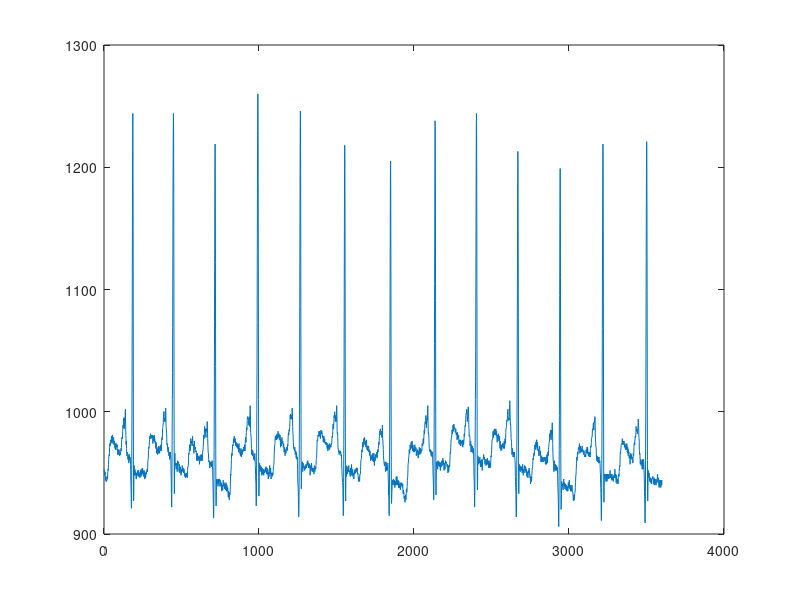
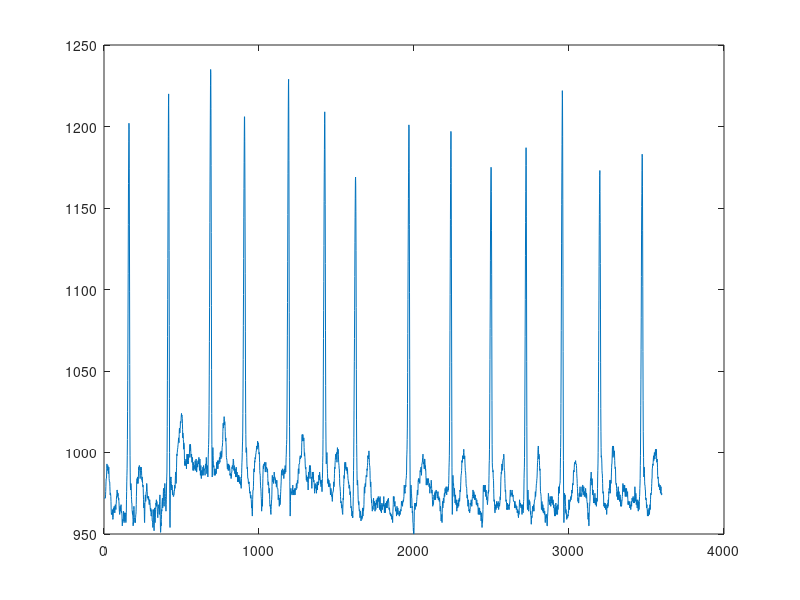

Recreate these plots in MATLAB, in order. (Note: this script raises an error after producing the figures.)
clc
close all
x=load('BancoDeDadosPDSDef.mat');
M=x.Mat;
figure, plot(M(1,1:3600));
figure, plot(M(51,1:3600));
M = M(randperm(size(M,1)),:); %mistura as linhas

for i=1:100 %faz a FT  do sinal
Xw=fftshift(fft(M(i,1:3600)));%transformada do sinal
M(i,1:3600)=abs(Xw);
end

%perceptron 1 camada 90% treino 10% teste
net=perceptron;
net=train(net,M(1:90,1:3600)',M(1:90,3601)'); %treino

erro=0;
%teste
for k=91:100
   valor_real=M(k,3601)
   resultado = net(M(k,1:3600)')   
   erro=abs(valor_real-resultado)+erro;
end
taxa_erro=erro/10;